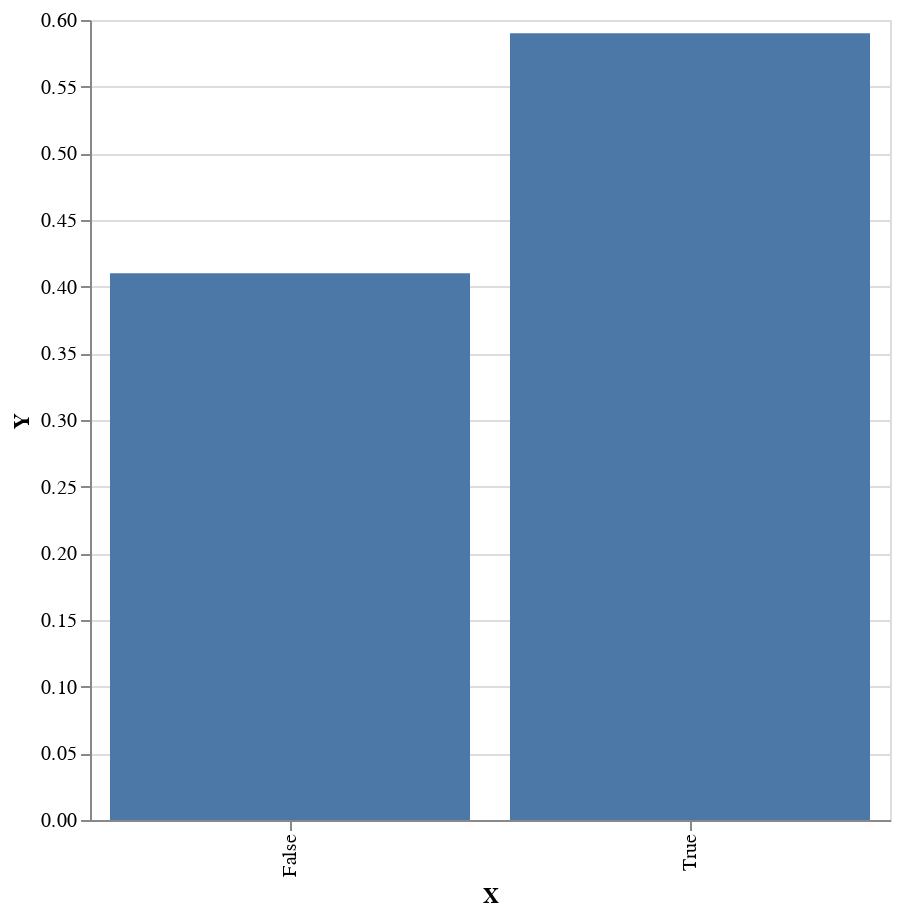

Notebook source saved alongside this figure:
### Code cell
plot $ first (T.pack . show) <$> toEmpirical (take 10000 xws)

### Figure 1 — Vega-Lite specification as saved in the notebook (floating-point values rounded to 4 significant figures)
{"$schema": "https://vega.github.io/schema/vega-lite/v4.json", "data": {"values": [{"X": "True", "Y": 0.59}, {"X": "False", "Y": 0.41}]}, "encoding": {"x": {"field": "X", "type": "nominal"}, "y": {"field": "Y", "type": "quantitative"}}, "height": 400, "mark": "bar", "width": 400}
